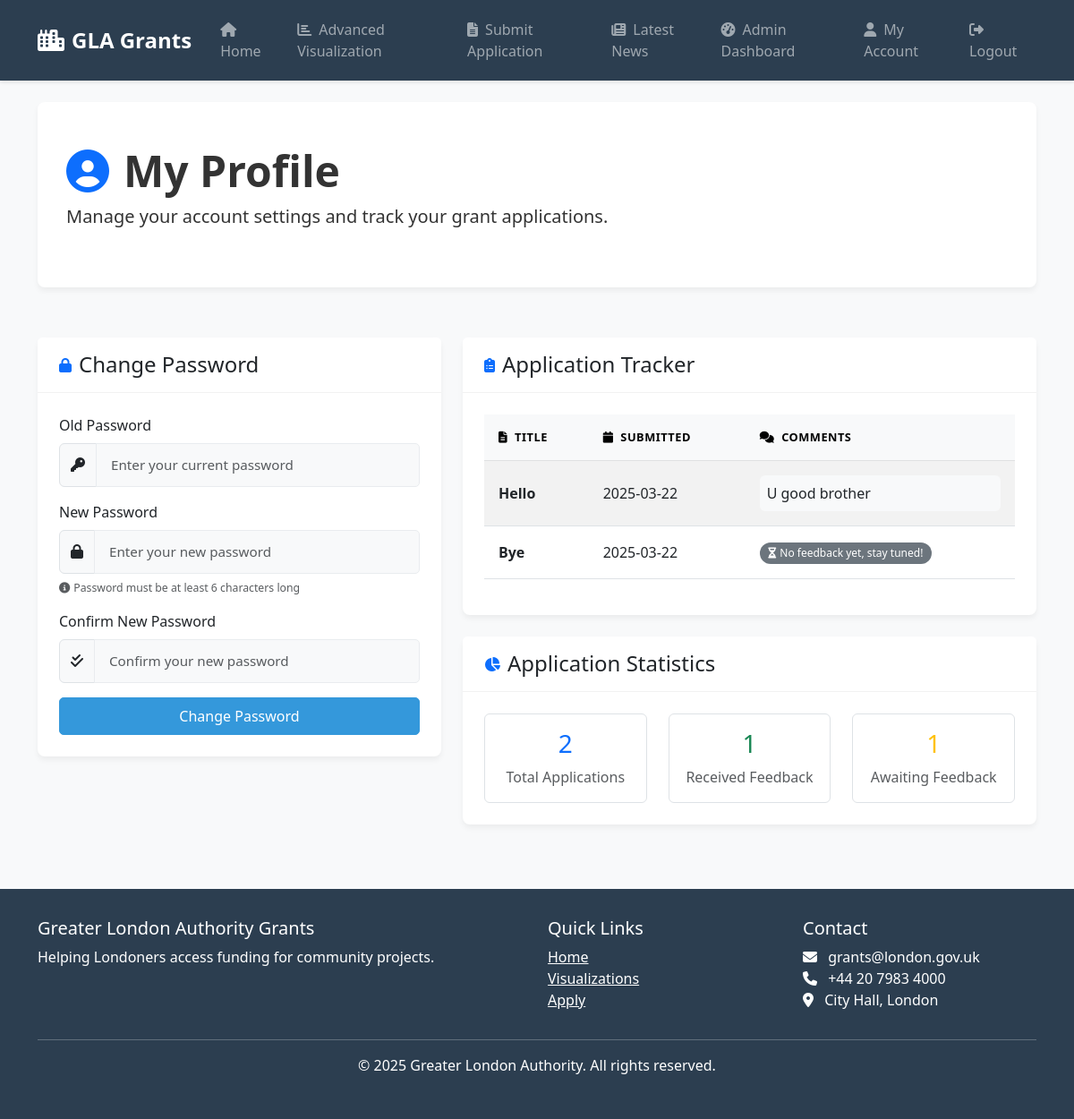
Before: /account (signed in) with the older database file.
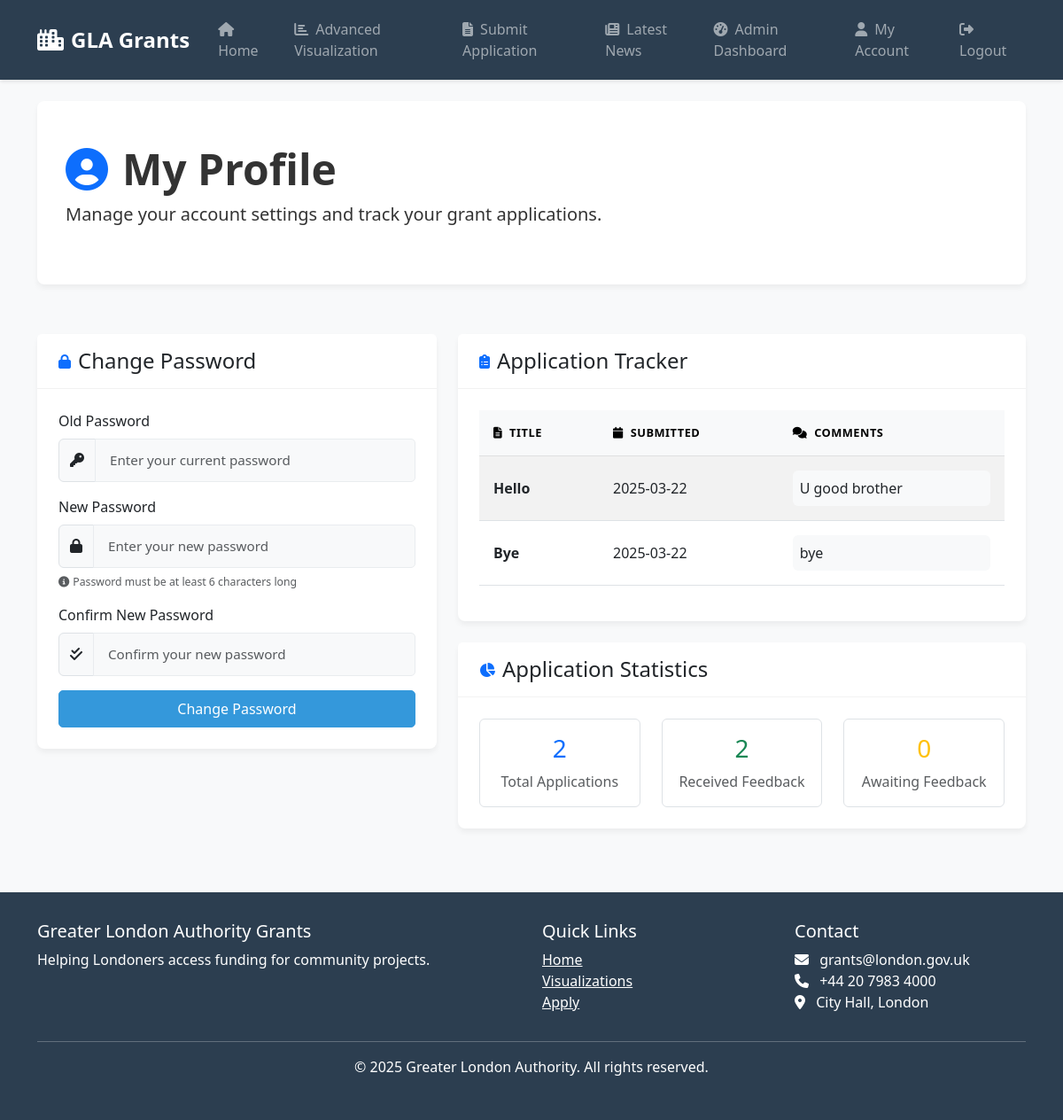
After: the same page with the newer database file.
### coursework2/gla_grants_app/models.py (models this page shows)
class GrantApplication(db.Model):
    __tablename__ = 'grant_applications'
    id: Mapped[int] = mapped_column(primary_key=True)
    user_id: Mapped[int] = mapped_column(ForeignKey('users.id'))
    grant_id: Mapped[Optional[int]] = mapped_column(ForeignKey('grants.id'))
    title: Mapped[str] = mapped_column(Text, nullable=False)
    description: Mapped[str] = mapped_column(Text, nullable=False)
    category: Mapped[str] = mapped_column(Text, nullable=False)
    question: Mapped[str] = mapped_column(Text, nullable=False)
    comment: Mapped[Optional[str]] = mapped_column(Text)
    date_submitted: Mapped[str] = mapped_column(Text, nullable=False)
    user = relationship("User", back_populates="applications")
    grant = relationship("Grant", back_populates="applications")

### coursework2/gla_grants_app/routes.py (the view, shortened to what this page needs)
@main.route('/account', methods=['GET', 'POST'])
def account():
    if 'user_id' not in session:
        flash('Please log in to access this page', 'warning')
        return redirect(url_for('main.login'))
    user = db.get_or_404(User, session['user_id'])
    password_form = PasswordChangeForm()
    applications = db.session.execute(
        db.select(GrantApplication).filter_by(user_id=session['user_id']).order_by(GrantApplication.date_submitted.desc())
    ).scalars().all()
    return render_template('account.html', password_form=password_form, applications=applications)

### coursework2/gla_grants_app/forms.py
class PasswordChangeForm(FlaskForm):
    old_password = PasswordField('Old Password', validators=[DataRequired()])
    new_password = PasswordField('New Password', validators=[DataRequired(), Length(min=6)])
    confirm_password = PasswordField('Confirm New Password',
                                  validators=[DataRequired(), EqualTo('new_password', message='Passwords must match')])
    submit = SubmitField('Change Password')

### coursework2/gla_grants_app/templates/account.html (shortened to what the changed rows need)
{% extends "layout.html" %}
{% block content %}
<div class="row">
    <div class="col-md-12">
        <div class="hero-section">
            <h1 class="display-5 fw-bold">
                <i class="fas fa-user-circle me-3 text-primary"></i>My Profile
            </h1>
        </div>
    </div>
</div>
<div class="row mt-4">
    <div class="col-md-7">
        <div class="card">
            <div class="card-body">
                {% if applications %}
                    <div class="table-responsive">
                        <table class="table table-striped table-hover">
                            <thead class="table-light">
                                <tr>
                                    <th><i class="fas fa-file-alt me-2"></i>Title</th>
                                    <th><i class="fas fa-calendar me-2"></i>Submitted</th>
                                    <th><i class="fas fa-comments me-2"></i>Comments</th>
                                </tr>
                            </thead>
                            <tbody>
                                {% for application in applications %}
                                <tr>
                                    <td class="fw-bold">{{ application.title }}</td>
                                    <td>{{ application.date_submitted }}</td>
                                    <td>
                                        {% if application.comment %}
                                            <div class="bg-light p-2 rounded">
                                                {{ application.comment }}
                                            </div>
                                        {% else %}
                                            <span class="badge bg-secondary">
                                                <i class="fas fa-hourglass-half me-1"></i>No feedback yet, stay tuned!
                                            </span>
                                        {% endif %}
                                    </td>
                                </tr>
                                {% endfor %}
                            </tbody>
                        </table>
                    </div>
                {% endif %}
            </div>
        </div>
        <div class="card mt-4">
            <div class="card-body">
                <div class="row text-center">
                    <div class="col-md-4">
                        <div class="border rounded p-3">
                            <h3 class="text-success">{{ applications|selectattr('comment')|list|length }}</h3>
                            <p class="text-muted mb-0">Received Feedback</p>
                        </div>
                    </div>
                    <div class="col-md-4">
                        <div class="border rounded p-3">
                            <h3 class="text-warning">{{ applications|rejectattr('comment')|list|length }}</h3>
                            <p class="text-muted mb-0">Awaiting Feedback</p>
                        </div>
                    </div>
                </div>
            </div>
        </div>
    </div>
</div>
{% endblock %}

Changed rows visible on the page:
changed GrantApplication "Bye": comment (not shown) → "bye"; no longer shows "No feedback yet, stay tuned!"
Other visible differences:
{{ applications|selectattr('comment')|list|length }}: "1" → "2"
{{ applications|rejectattr('comment')|list|length }}: "1" → "0"
